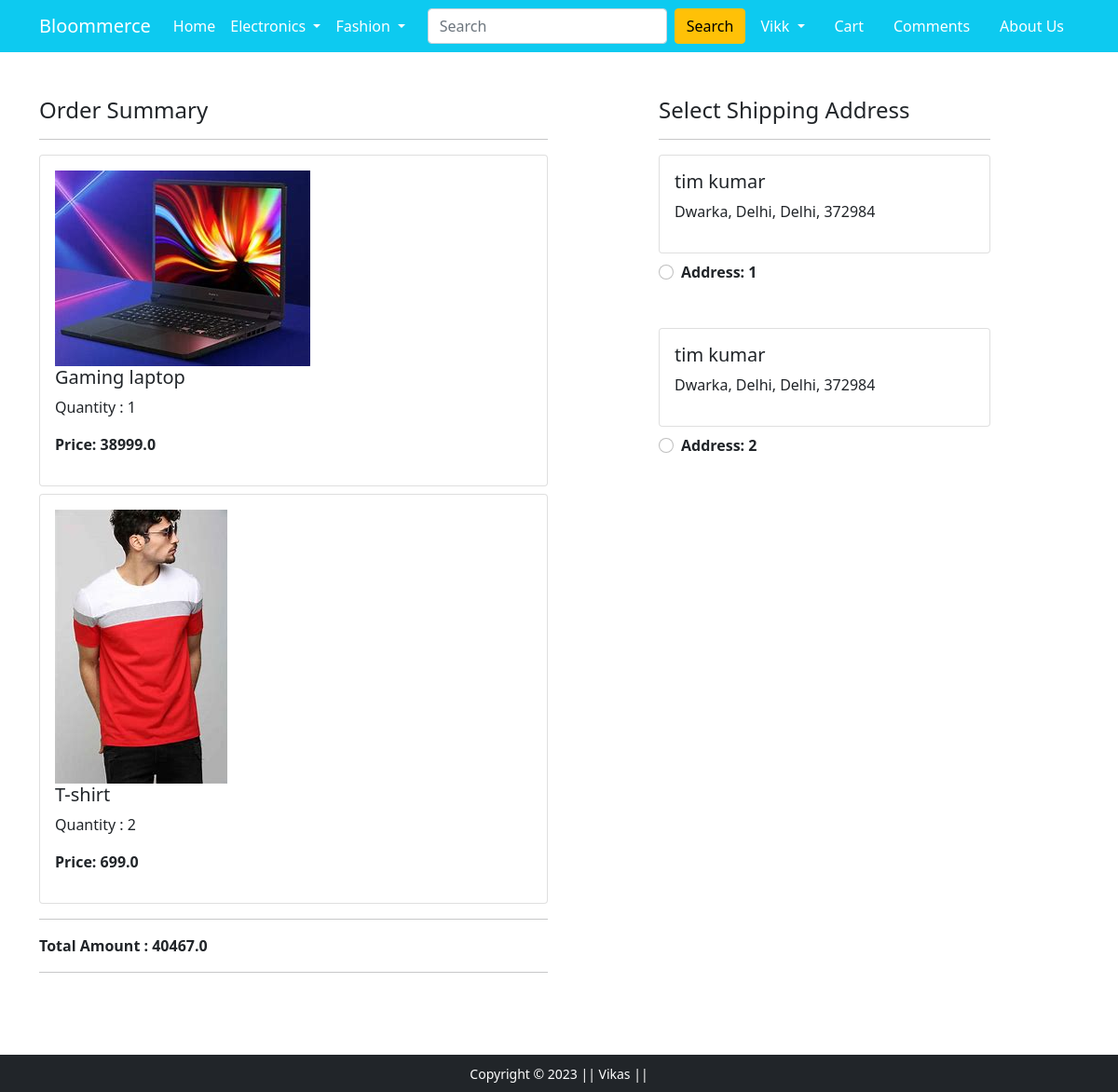
/checkout/ (signed in), run on the app's committed database.
### app/models.py (models this page shows, shortened)
class Cart(models.Model):
    user = models.ForeignKey(User, on_delete=models.CASCADE)
    product = models.ForeignKey(Product, on_delete=models.CASCADE)
    quantity = models.PositiveIntegerField(default=1)

class Product(models.Model):
    user = models.ForeignKey(User, on_delete=models.CASCADE, null=True)
    title = models.CharField(max_length=100)
    price = models.FloatField()
    discount_price = models.FloatField()
    description = models.TextField()
    brand = models.CharField(max_length=100)
    category = models.CharField(choices=CATEGORY_CHOICES, max_length=30)
    product_image = models.ImageField(upload_to='productimg')

class Customer(models.Model):
    user = models.ForeignKey(User, on_delete=models.CASCADE)
    name = models.CharField(max_length=100)
    locality = models.CharField(max_length=100)
    city = models.CharField(max_length=40)
    zip_code = models.IntegerField()
    state = models.CharField(choices=STATE_CHOICES, max_length=50)

### app/views.py (the view)
# urls.py: path('checkout/', views.checkout, name='checkout'),
@login_required(login_url='/accounts/login')
def checkout(request):
    user = request.user
    add = Customer.objects.filter(user=user)
    items = Cart.objects.filter(user=user)
    amount = 0.0
    shiping = 70.0
    cart_product = [p for p in Cart.objects.all() if p.user == user]
    if cart_product:
        for p in cart_product:
            tempamount = p.quantity * p.product.price
            amount += tempamount
            totalamount = shiping + amount
        return render(request, 'app/checkout.html', {'add':add, 'items':items, 'totalamount':totalamount})
    return render(request, 'app/checkout.html')

### app/templates/app/checkout.html (shortened to what this page needs)
{% extends 'app/base.html' %}
{% load static %}
{% block main-content %}
<div class="container">
  <div class="row mt-5">
    <div class="col-sm-6">
      <h4>Order Summary</h4>
      <hr>
      {% for item in items %}
      <div class="card mb-2">
        <div class="card-body">
          <img src="{{ item.product.product_image.url }}" alt="">
          <h5>{{item.product.title}}</h5>
          <p>Quantity : {{item.quantity}}</p>
          <p class="fw-bold">Price: {{item.product.price}}</p>
        </div>
      </div>
      {% endfor %}
      <hr>
        <div>
          <span class="text-center"><b>Total Amount : {{totalamount}}</b></span>
        </div>
        <hr>
        <br>
    </div>
    <div class="col-sm-4 offset-sm-1">
      <h4>Select Shipping Address</h4>
      <hr>
      <form action="/paymentdone/" id="myform">
        {% for ad in add %}
        <div class="card">
          <div class="card-body">
            <h5>{{ ad.name }}</h5>
            <p>{{ ad.locality }}, {{ ad.city }}, {{ ad.state }}, {{ ad.zip_code }}</p>
          </div>
        </div>
        <div class="form-check mt-2 mb-5">
          <input class="form-check-input" type="radio" name="custid" id="custid {{ forloop.counter }}" value="{{ad.id}}">
          <label class="form-check-label fw-bold" for="">
            Address: {{forloop.counter}} </label>
        </div>
        {% endfor %}
      </form>
    </div>
  </div>
</div>
{% endblock main-content %}

### app/templates/app/base.html (shortened to what this page needs)
<!doctype html>
{% load static %}
<html lang="en">
  <head>
    <link href="https://cdn.jsdelivr.net/npm/bootstrap@5.0.0-beta1/dist/css/bootstrap.min.css" rel="stylesheet">
    <link rel="stylesheet" href="{% static 'app/css/owl.carousel.min.css' %}">
    <link rel="stylesheet" href="{% static 'app/css/all.min.css' %}">
    <link rel="stylesheet" href="{% static 'app/css/style.css' %}">
  </head>
  <body>
    <nav class="navbar navbar-expand-lg navbar-dark bg-info">
     <div class="container">
       <a class="navbar-brand" href="/">Bloommerce</a>
       <div class="collapse navbar-collapse" id="navbarSupportedContent">
         <ul class="navbar-nav me-auto mb-2 mb-lg-0">
           <li class="nav-item">
             <a class="nav-link active" aria-current="page" href="/">Home</a>
           </li>
           <li class="nav-item dropdown">
             <a class="nav-link dropdown-toggle text-white" href="#" id="electronicsDropdown" role="button" data-bs-toggle="dropdown" aria-expanded="false">
               Electronics
             </a>
           </li>
           <li class="nav-item dropdown">
             <a class="nav-link dropdown-toggle text-white" href="#" id="fashionDropdown" role="button" data-bs-toggle="dropdown" aria-expanded="false">
               Fashion
             </a>
           </li>
         </ul>
         <form class="d-flex" action="{% url 'search' %}" method="get">
           <input class="form-control me-2" name="query" id="query" type="search" placeholder="Search" aria-label="Search">
           <button class="btn btn-warning" type="submit">Search</button>
         </form>
         <div>
          <ul class="navbar-nav me-auto mb-2 mb-lg-0">
            {% if request.user.is_authenticated %}
           <li class="nav-item dropdown mx-2">
              <a class="nav-link dropdown-toggle text-white" href="#" id="profileDropdown" role="button" data-bs-toggle="dropdown" aria-expanded="false">
                {{ request.user.username|capfirst }}
              </a>
            </li>
            <li class="nav-item mx-2">
             <a href="{% url 'cart' %}" class="nav-link text-white"> Cart </a>
            </li>
            <li class="nav-item mx-2">
              <a href="{% url 'comment' %}" class="nav-link text-white">Comments</a>
            </li>
            {% endif %}
            <li class="nav-item mx-2">
              <a href="{% url 'about' %}" class="nav-link text-white">About Us</a>
            </li>
          </ul>
         </div>
       </div>
     </div>
    </nav>
    {% block main-content %} {% endblock main-content %}
    <footer class="container-fluid bg-dark text-center p-2 mt-5">
        <small class="text-white">Copyright &copy; 2023 || Vikas || </small>
    </footer>
  </body>
</html>

### data on the page
Cart: product.product_image (picture), product "Gaming laptop", quantity "1", product.price "38999.0"
Cart: product.product_image (picture), product "T-shirt", quantity "2", product.price "699.0"
Customer: name "tim kumar", locality "Dwarka", city "Delhi", state "Delhi", zip_code "372984"
Customer: name "tim kumar", locality "Dwarka", city "Delhi", state "Delhi", zip_code "372984"

### other printed values
{{ request.user.username|capfirst }} "Vikk"
{{ totalamount }} "40467.0"
